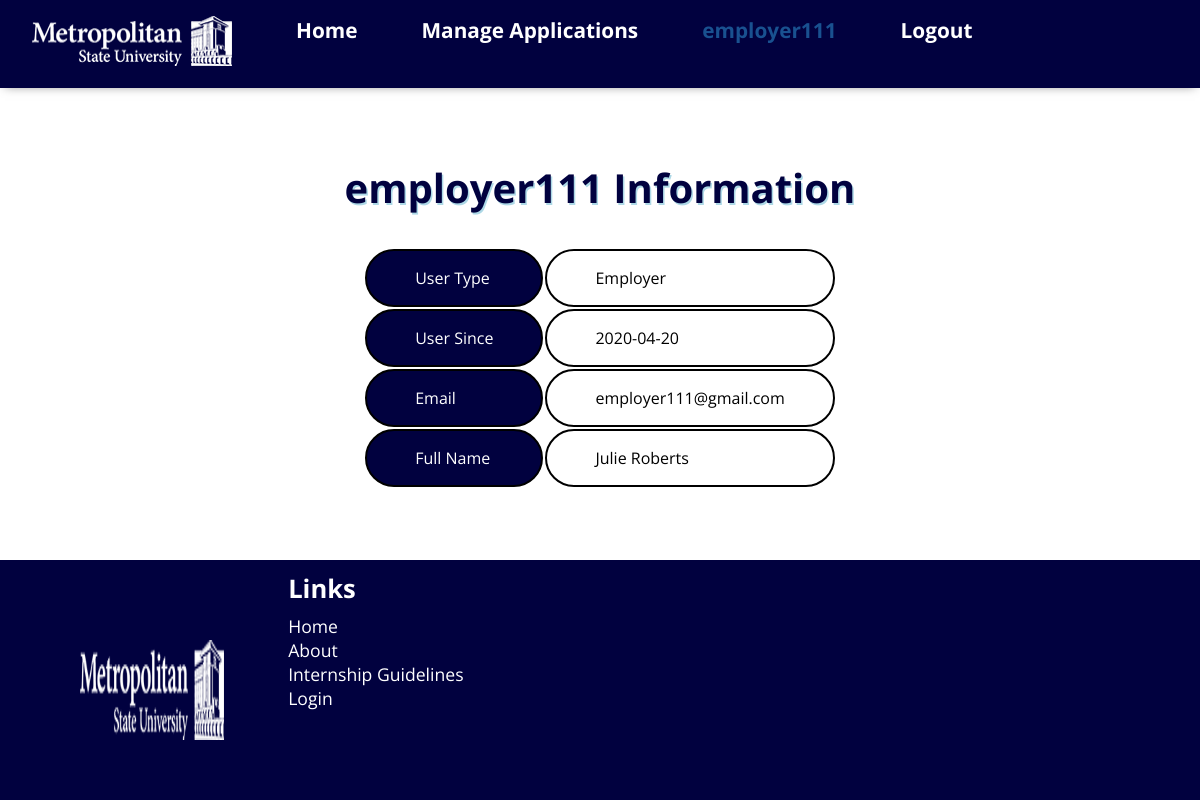
The page /users/viewUser (signed in) on the database its author committed.
### tables this page shows
CREATE TABLE `users` (
  `User_ID` int(11) NOT NULL,
  `User_Type` varchar(50) NOT NULL,
  `User_Name` varchar(20) NOT NULL,
  `Password` varchar(100) NOT NULL,
  `Email` varchar(80) NOT NULL,
  `First_Name` varchar(30) NOT NULL,
  `Last_Name` varchar(30) NOT NULL,
  `Created` date NOT NULL
);

### app/libraries/Core.php (called while the page is built, shortened)
<?php
  class Core {
    protected $currentMethod = 'index';
    public function __construct(){
      $url = $this->getUrl();
      if(file_exists('../app/controllers/'.ucwords($url[0]).'.php')){
        unset($url[0]);
      }
      $this->currentController = new $this->currentController;
      if(isset($url[1])){
        if(method_exists($this->currentController, $url[1])){
          $this->currentMethod = $url[1];
          unset($url[1]);
        }
      }
      $this->params = $url ? array_values($url) : [];
      call_user_func_array([$this->currentController, $this->currentMethod], $this->params);
    }
    public function getUrl(){
        if(isset($_GET['url'])){
          $url = rtrim($_GET['url'], '/');
          $url = filter_var($url, FILTER_SANITIZE_URL);
          $url = explode('/',$url);
          return $url;
        } else {
          $pages = ['Pages'];
          return $pages;
        }
    }
  }

### public/index.php (called while the page is built, shortened)
<?php
  $init = new Core;

### app/libraries/Database.php (called while the page is built, shortened)
<?php
class Database {
	private $host = DB_HOST;
	private $user = DB_USER;
	private $pass = DB_PASS;
	private $dbname = DB_NAME;
	private $dbh;
	private $stmt;
	public function __construct() {
		$dsn = 'mysql:host=' . $this->host . ';dbname=' . $this->dbname;
		$options = array (
			PDO::ATTR_PERSISTENT => true,
			PDO::ATTR_ERRMODE => PDO::ERRMODE_EXCEPTION
		);
		try {
			$this->dbh = new PDO ($dsn, $this->user, $this->pass, $options);
		}
		catch ( PDOException $e ) {
			$this->error = $e->getMessage();
		}
	}
	public function query($query) {
		$this->stmt = $this->dbh->prepare($query);
	}
	public function bind($param, $value, $type = null) {
		if (is_null ($type)) {
			switch (true) {
				default :
					$type = PDO::PARAM_STR;
			}
		}
		$this->stmt->bindValue($param, $value, $type);
	}
	public function execute(){
		return $this->stmt->execute();
	}
	public function single(){
		$this->execute();
		return $this->stmt->fetch(PDO::FETCH_OBJ);
	}
}

### app/models/User.php (called while the page is built, shortened)
<?php
  class User {
    private $db;
    public function __construct(){
      $this->db = new Database;
    }
    public function getUserByUserId($user_id){
      $this->db->query("SELECT * FROM users WHERE user_id = :user_id");
      $this->db->bind(':user_id', $user_id);
      $row = $this->db->single();
      return $row;
    }
  }

### app/views/users/userinfo.php (the view, shortened to what this page needs)
<!DOCTYPE html>
<html lang="en">
<head>
  <link rel="stylesheet" href="<?php echo URLROOT; ?>/css/generalstylesheet.css">
  <link rel="stylesheet" href="<?php echo URLROOT; ?>/css/viewuser.css">
<?php require APPROOT . '/views/inc/header.php'; ?>
  <div id='top'>
      <h1><?php echo $_SESSION['user_name']; ?> Information</h1>
  </div>
        <div id='container'>
        <table class = "usertable">
          <tr><td class = 'box'>User Type </td> <td><?php echo $data['usertype']; ?></td></tr>
          <tr><td class = 'box'>User Since </td> <td><?php echo $data['created']; ?></td></tr>
          <tr><td class = 'box'>Email </td> <td><?php echo $data['email']; ?></td></tr>
          <tr><td class = 'box'>Full Name </td> <td><?php echo $data['firstname']." ".$data['lastname']; ?></td></tr>
        </table>
        </div>
<?php require APPROOT . '/views/inc/footer.php'; ?>

### public/css/generalstylesheet.css (style rules this page uses)
body { font-family: 'Open Sans', sans-serif; margin: 0; padding: 0; width: 100%; height: 100%; overflow: auto; }
h1 { margin: 0; }

### public/css/viewuser.css (style rules this page uses)
body { background-color: white; }
#top h1 { text-align: center; color: rgb(1, 1, 63); text-shadow: 1.5px 1.5px lightblue; font-size: 2.5rem; margin-bottom: 2rem; padding-top: 10rem; }
#container, #top { width: 580px; margin-left: auto; margin-right: auto; }
#container table { margin-left: auto; margin-right: auto; font-size: 1rem; color: black; border-radius: 2rem; }
.box { border: 1px solid #000000; background-color: rgb(1, 1, 63); color: white; }
#container table td { padding: 1rem 3rem; border: solid black 2px; border-radius: 2rem; }
table.usertable td:nth-child(even) { border-radius: 2rem; background: white; color: black; border: solid black 2px; }

### rows shown on the page
users: User_Type "Employer", Created "2020-04-20", Email "employer111@gmail.com", First_Name "Julie", Last_Name "Roberts"

### other values the page prints
$_SESSION['user_name'] "employer111"
